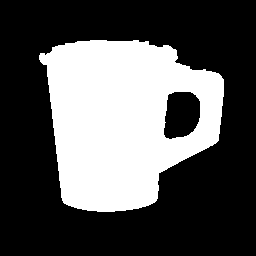
#> input picture 10.0/cup01.pgm, 256 x 256 px
$ python projet.py cup01.pgm   (Python 2 division)
#> lines starting #> are read from the running program, lines starting #| are printed output that depends on the picture; after the words box and inside, x2 and y2 are one past the last pixel; in counts of white or black regions, pixels touching at a corner belong together
### 10.0/fonctions.py
from skimage import io
import matplotlib.pyplot as plt
import numpy as np
import re
import sys
from collections import deque


#calcule la pronfondeur de l'image
def profondeurs(image,x,y):
	prio= np.zeros((x,y),dtype=int)
	priohg=np.zeros((x,y),dtype=int)
	priobg=np.zeros((x,y),dtype=int)
	priohd=np.zeros((x,y),dtype=int)
	priobd=np.zeros((x,y),dtype=int)
	for i in range (1,x):
		for j in range (1,y):
			#bas droite
			if (image[i][j]==1 and (priobd[i-1][j]==0 or priobd[i][j-1]==0)):
				priobd[i][j]=1
			elif (image[i][j]==1 and (priobd[i-1][j]>0 and priobd[i][j-1]>0)):
				priobd[i][j]=min(priobd[i-1][j],priobd[i][j-1])+1
			#haut droite
			if (image[x-i][j]==1 and (priohd[x-i+1][j]==0 or priohd[x-i][j-1]==0)):
				priohd[x-i][j]=1
			elif (image[x-i][j]==1 and (priohd[x-i+1][j]>0 and priohd[x-i][j-1]>0)):
				priohd[x-i][j]=min(priohd[x-i+1][j],priohd[x-i][j-1])+1
			#bas gauche
			if (image[i][y-j]==1 and (priobg[i-1][y-j]==0 or priobg[i][y-j+1]==0)):
				priobg[i][y-j]=1
			elif (image[i][y-j]==1 and (priobg[i-1][y-j]>0 and priobg[i][y-j+1]>0)):
				priobg[i][y-j]=min(priobg[i-1][y-j],priobg[i][y-j+1])+1
			#haut gauche
			if (image[x-i][y-j]==1 and (priohg[x-i+1][y-j]==0 or priohg[x-i][y-j+1]==0)):
				priohg[x-i][y-j]=1
			elif (image[x-i][y-j]==1 and (priohg[x-i+1][y-j]>0 and priohg[x-i][y-j+1]>0)):
				priohg[x-i][y-j]=min(priohg[x-i+1][y-j],priohg[x-i][y-j+1])+1

	for i in range (0,x):
		for j in range (0,y):
			prio[i][j]=min(priohg[i][j],priobg[i][j],priohd[i][j],priobd[i][j])
	return (image,prio)


def convert_nb(image, inversion):
    i=0
    m = np.zeros((len(image),len(image[0])))
    while i<len(image):
        j=0
        while j<len(image[i]):
            k=0
            if (inversion==0):
                try:
                    n=len(image[i,j])
                    if len(image[i,j])==3: #image rgb normal
                        while k<3:
                            if image[i,j,k]==255:
                                if k==2:
                                    m[i,j]=0
                                k=k+1
                            else:
                                m[i,j]=1
                                k=3
                    elif len(image[i,j])==4: # image rgb avec transparence
                        if image[i,j,3]==0:
                            m[i,j]=1
                            k=3
                        else:
                            while k<3:
                                if image[i,j,k]==255:
                                    if k==2:
                                        m[i,j]=1
                                    k=k+1
                                else:
                                    m[i,j]=0
                                    k=3
                except TypeError:
                    if image[i,j]==0:
                        m[i,j]=0
                    else:
                        m[i,j]=1
            else:
                try:
                    n=len(image[i,j])
                    if len(image[i,j])==3: #image rgb normal
                        while k<3:
                            if image[i,j,k]==255:
                                if k==2:
                                    m[i,j]=0
                                k=k+1
                            else:
                                m[i,j]=1
                                k=3
                    elif len(image[i,j])==4: # image rgb avec transparence
                        if image[i,j,3]==0:
                            m[i,j]=0
                            k=3
                        else:
                            while k<3:
                                if image[i,j,k]==255:
                                    if k==2:
                                        m[i,j]=0
                                    k=k+1
                                else:
                                    m[i,j]=1
                                    k=3
                except TypeError:
                    if image[i,j]==0:
                        m[i,j]=1
                    else:
                        m[i,j]=0
            j=j+1
        i=i+1
    return m


def out(image,x,y): #convertit le resultat final dans un fichier.
    i=0
    f=open('squelette.txt','w')
    f.write(str(x) + " " + str(y))
    f.write("\n")
    while i<len(image):
        j=0
        while j<len(image[0]):
		if image[i][j]>0:
           		f.write(str(i) + " " + str(j) + " " + str(int(image[i][j])))
	                f.write("\n")
       		j=j+1
        i=i+1
    f.close()


def simplification8d(i,j,d,pic):  #determine si un point est simple ou terminal.
	N=pic[i-1][j]
	S=pic[i+1][j]
	E=pic[i][j+1]
	O=pic[i][j-1]
	NE=pic[i-1][j+1]
	SE=pic[i+1][j+1]
	SO=pic[i+1][j-1]
	NO=pic[i-1][j-1]
	if (d=='N'):
		p=O + E + S
		t=NO+NE
		b=SO+SE
		if(p==3):
			return 1
 	 	elif (p+t+b<=1):
			return 0
		elif (p==1):
			if (b>1 and t>1):
				return 0
			elif (S==1):
				if(t>0):
					return 0
				else:
					if(b>=1):
						return 1
					else:
						return 0
			elif (O==0 and (NO or SO) or (E==0 and (NE or SE)	)):
				return 0
			else:

				return 1

		elif (p==2):
			if (S==0):
				return 0
			else:
				if ((NO==1 and O==0) or (NE==1 and E==0)):
					return 0
				else:
					return 1
		elif (p==0 and b+t>1):
			return 0

	if (d=='E'):
		p=O + N + S
		t=NE+SE
		b=NO+SO
		if(p==3):
			return 1
		elif (p+t+b<=1):
			return 0
		elif (p==1):
			if (b>1 and t>1):
				return 0
			elif (O==1):
				if(t>0):
					return 0
				else:
					if(b>=1):
						return 1
					else:
						return 0
			elif (N==0 and (NE or NO) or (S==0 and (SE or SO))):
				return 0
			else:
				return 1

		elif (p==2):
			if (O==0):
				return 0
			else:
				if ((NE==1 and N==0) or (SE==1 and S==0)):
					return 0
				else:
					return 1
		elif (p==0 and b+t>1):
			return 0

	if (d=='S'):
		p=N + E + O
		t=SE+SO
		b=NE+NO
		if(p==3):
			return 1
		elif (p+t+b<=1):
			return 0
		elif (p==1):
			if (b>1 and t>1):
				return 0
			elif (N==1):
				if(t>0):
					return 0
				else:
					if(b>=1):
						return 1
					else:
						return 0
			elif (E==0 and (NE or SE) or (O==0 and (NO or SO))):
				return 0
			else:
				return 1

		elif (p==2):
			if (N==0):
				return 0
			else:
				if ((SE==1 and E==0) or (SO==1 and O==0)):
					return 0
				else:
					return 1
		elif (p==0 and b+t>1):
			return 0

	if (d=='O'):
		p=N + S + E
		t=NO+SO
		b=NE+SE
		if(p==3):
			return 1
		elif (p+t+b<=1):
			return 0
		elif 	(p==1):
			if (b>1 and t>1):
				return 0
			elif (E==1):
				if(t>0):
					return 0
				else:
					if(b>=1):
						return 1
					else:
						return 0
			elif (N==0 and (NE or NO) or (S==0 and (SE or SO))):
				return 0
			else:
				return 1

		elif (p==2):
			if (E==0):
				return 0
			else:
				if ((NO==1 and N==0) or (SO==1 and S==0)):
					return 0
				else:
					return 1
		elif (p==0 and b+t>1):
			return 0

# [84 lines left out: functions simplification4d, matrice_min_int, not called in this run]

### 10.0/projet.py
from fonctions import *

from mpl_toolkits.mplot3d import Axes3D


#toutes les fonctions du programme sont dans le fichier fonctions.py
#Utiliser le programme "reconversion.py" pour reconstituer une image si le squelette a deja ete calcule (fichier matrice_squelette.txt)


#par simplification memorielle cette fonction est inclue dans le fichier principal.
def squelettisation(dir):
	if dir=="N":
		for g in range(0,len(frontN)/2):
			p=frontN.popleft()
			q=frontN.popleft()
			if image[p][q]==1:
				if simplification(p,q,"N",image):
					front.extend((p,q))
		for g in range(0,len(front)/2):
			image[front.popleft()][front.popleft()]=0
	if dir=="E":
		for g in range(0,len(frontE)/2):
			p=frontE.popleft()
			q=frontE.popleft()
			if image[p][q]==1:
				if simplification(p,q,"E",image):
					front.extend((p,q))
		for g in range(0,len(front)/2):
			image[front.popleft()][front.popleft()]=0
	if dir=="S":
		for g in range(0,len(frontS)/2):
			p=frontS.popleft()
			q=frontS.popleft()
			if image[p][q]==1:
				if simplification(p,q,"S",image):
					front.extend((p,q))
		for g in range(0,len(front)/2):
			image[front.popleft()][front.popleft()]=0
	if dir=="O":
		for g in range(0,len(frontO)/2):
			p=frontO.popleft()
			q=frontO.popleft()
			if image[p][q]==1:
				if simplification(p,q,"O",image):
					front.extend((p,q))
		for g in range(0,len(front)/2):
			image[front.popleft()][front.popleft()]=0


####Debut Main #####

#recuperation du fichier et message d'aide.

if (len(sys.argv)<2):
	print("Erreur: Veuillez entrez en premier l'addresse du fichier.\n Options:\
	\n'-4d' ou '-8d' pour le degre de simplifiction (8d par defaut).\
	\n'-s','-p' ou  pour afficher le squelette ou la profondeur, ne rien mettre pour avoir le squelette avec la profondeur (et le fichier pour reconvertir)\
	\n ajoutez '-inv' pour inverser la transposition de l'image (par defaut blanc sur fond noir,sinon couleur sur fond blanc/transparent.)\
	\n Enfin, vous pouvez configurer l'ordre de cardinalite en ajoutant les 4 initiales des points cardinaux en un seul mot.\
	\nExemple:'NOES' for Nord-Ouest-Est-Sud.")
	sys.exit()


#transformation de l'image et definitions de valeurs.
inv=0
args=sys.argv
image = io.imread(args[1])
#> image: shape (256, 256); 33.8% white; 1 white region, box (x1, y1, x2, y2) and area: (39, 40, 224, 212) 22134
for i in range (2,len(sys.argv)):
	if (args[i]=="-inv"):
		inv=1
image = convert_nb(image,inv)
#> in convert_nb, `m = np.zeros((len(image),len(image[0])))`: m: shape (256, 256) float64; every value is 0
#> after the loop in convert_nb, `while i<len(image):`: i = 256

#preparation de l'affichage final.
fig,axes = plt.subplots(nrows=1, ncols=2, figsize=(8, 4),sharex=True, sharey=True)
ax = axes.ravel()
ax[0].imshow(image, cmap=plt.cm.gray)
ax[0].axis('off')
ax[0].set_title('original', fontsize=20)


x=(len(image))
#> x = 256
y=(len(image[0]))
#> y = 256
print("Image definie, Dimensions:",x,y)
#| Image definie, Dimensions: 256 256


#securite pour corriger les erreurs sur les bors des images.
for i in range(0,x):
	image[i][0]=0
	image[i][y-1]=0
for i in range(0,y):
	image[0][i]=0
	image[x-1][i]=0


#calcul de la profondeur:
image,prio=profondeurs(image,x,y)
#> after the loop in profondeurs, `for i in range (1,x):`:
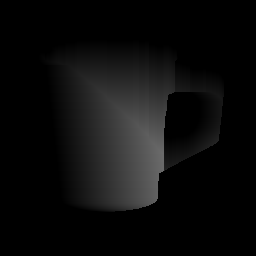
#> priobd: shape (256, 256) int64; min 0, max 108, mean 12.3
#> after the loop in profondeurs, `for i in range (1,x):`:
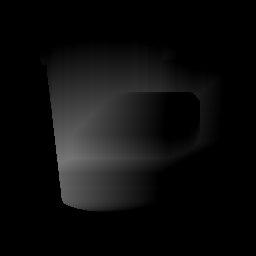
#> priobg: shape (256, 256) int64; min 0, max 119, mean 13
#> after the loop in profondeurs, `for i in range (1,x):`:
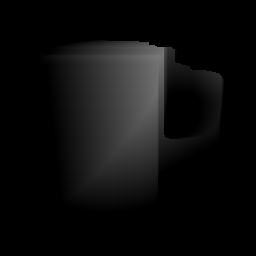
#> priohd: shape (256, 256) int64; min 0, max 120, mean 13.2
#> after the loop in profondeurs, `for i in range (1,x):`:
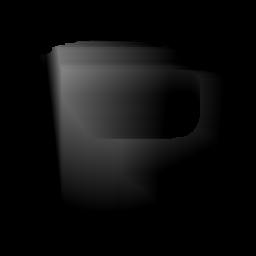
#> priohg: shape (256, 256) int64; min 0, max 131, mean 14
#> after the loop in profondeurs, `for i in range (0,x):`:
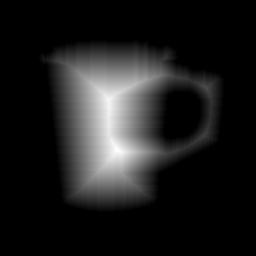
#> prio: shape (256, 256) int64; min 0, max 61, mean 7.2; drawn with min black and max white
priomax=prio.max()
#> priomax = 61
print("profondeur calculee:",priomax)
#| profondeur calculee: 61

for k in range (2,len(sys.argv)):
	if(args[k]=="-p"):
		flag=0
		ax[1].imshow(prio)
		ax[1].axis('off')
		ax[1].set_title('profondeur', fontsize=20)
		surf = ax.plot_surface(prio,cmap=cm.coolwarm,linewidth=0,antialiased=False)
		plt.show()
		sys.exit()


front=deque()
frontN = deque()
frontE = deque()
frontS = deque()
frontO = deque()
front=deque()

megaliste=[]
listecompteur=np.zeros(priomax+1,dtype=int)
#> listecompteur = 62 values from 0 to 0

for i in range(1,x-1):
	for j in range (1,y-1):
		if(prio[i][j]>0):
			listecompteur[prio[i][j]]=listecompteur[prio[i][j]]+1
			pos=0
			for g in range(1,prio[i][j]):
				pos=pos+listecompteur[g]
			megaliste.insert(pos,(i,j))
#> after the loop, listecompteur = 62 values, max 738 at index 1, min 0 at index 0, mean 357; megaliste = 22134 items


megaliste.reverse()
print("Nombre de pixels de la forme: ",len(megaliste),"squelettisation en cours..."	)
#> (printed output is left out)

#determine si la simplification est 4d ou 8d.
simplification=simplification8d
for i in range (2,len(sys.argv)):
	if (args[i]=="-4d"):
		simplification=simplification4d
#> this loop made 0 passes


#squelettisation, par priorite.
#Par ordre N E S O par defaut, determine les forntiere puis les supprime en fin de passe.


direc=["N","E","S","O"]

for i in range (2,len(sys.argv)):
	if (args[i][0]=="N" or args[i][0]=="S" or args[i][0]=="E" or args[i][0]=="O"):
		if len(args[i])==4:
			direc[0]=args[i][0]
			direc[1]=args[i][1]
			direc[2]=args[i][2]
			direc[3]=args[i][3]
			print("Direction de squelettisation:",direc)
#> after the loop, direc = ['N', 'E', 'S', 'O']

for pr in range (1,priomax+1):
	for g in range(0,listecompteur[pr]):
		p=megaliste.pop()
		if image[p[0]-1][p[1]]==0:
				frontN.extend((p[0],p[1]))
		if image[p[0]][p[1]+1]==0:
				frontE.extend((p[0],p[1]))
		if image[p[0]+1][p[1]]==0:
				frontS.extend((p[0],p[1]))
		if image[p[0]][p[1]-1]==0:
				frontO.extend((p[0],p[1]))


	squelettisation(direc[0])
	squelettisation(direc[1])
	squelettisation(direc[2])
	squelettisation(direc[3])
#> this loop made 61 passes


ax[1].imshow(image, cmap=plt.cm.gray)
ax[1].axis('off')
ax[1].set_title('squelette', fontsize=20)

for i in range(0,x):
	for j in range(0,y):
		if image[i][j]:
			image[i][j]=prio[i][j]
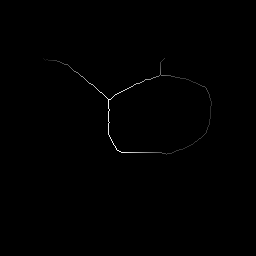
#> image: shape (256, 256) float64; min 0, max 61, mean 0.2; drawn with min black and max white

#sauvegarde le squelette.
out(image,x,y)

for k in range (2,len(sys.argv)):
	if(args[k]=="-ps"):
		ax[1].imshow(image, cmap=plt.cm.gray)

#affichage
plt.show()
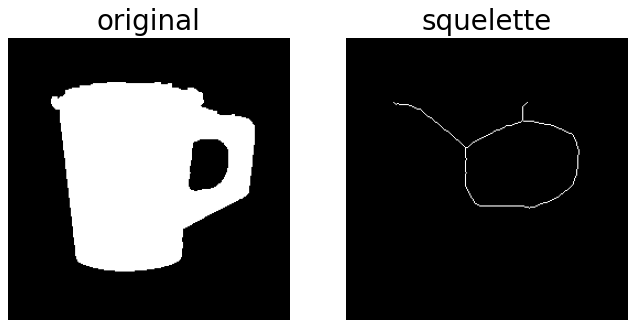
#> figure drawn by matplotlib, 2 panels

$ run again, on 10.0/cup08.pgm
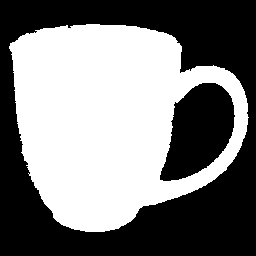
#> input picture 10.0/cup08.pgm, 256 x 256 px
#> after the loop in convert_nb, `while i<len(image):`: i = 256
#| Image definie, Dimensions: 256 256
#> after the loop in profondeurs, `for i in range (0,x):`:
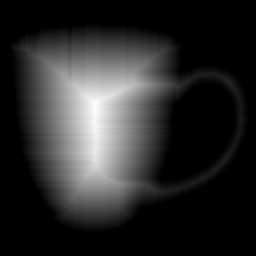
#> prio: shape (256, 256) int64; min 0, max 80, mean 13.6; drawn with min black and max white
#> priomax = 80
#| profondeur calculee: 80
#> after the loop `for i in range(1,x-1):`: listecompteur = 81 values, max 980 at index 1, min 0 at index 0, mean 396.2; megaliste = 32091 items
#> (printed output is left out)
#> after the loop `for i in range (2,len(sys.argv)):`: direc = ['N', 'E', 'S', 'O']
#> the loop `for pr in range (1,priomax+1):` made 80 passes
#> `plt.show()`:
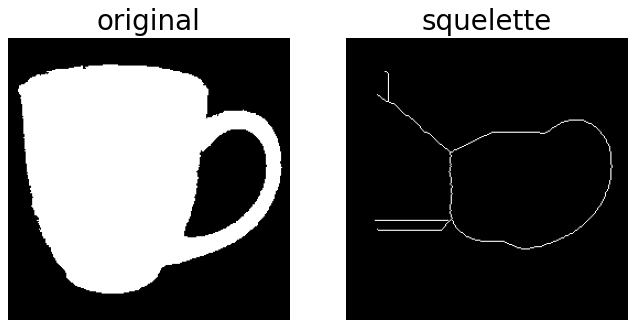
#> figure drawn by matplotlib, 2 panels

$ run again, on 10.0/cup09.pgm
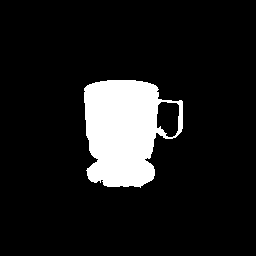
#> input picture 10.0/cup09.pgm, 256 x 256 px
#> after the loop in convert_nb, `while i<len(image):`: i = 256
#| Image definie, Dimensions: 256 256
#> after the loop in profondeurs, `for i in range (0,x):`:
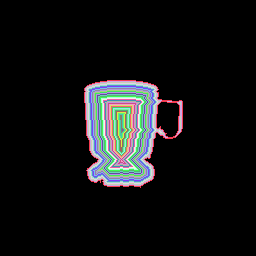
#> prio: shape (256, 256) int64; 38 distinct labels, from 0 to 37; one colour per label, 0 black
#> priomax = 37
#| profondeur calculee: 37
#> after the loop `for i in range(1,x-1):`: listecompteur = 38 values, max 484 at index 1, min 0 at index 0, mean 192.9; megaliste = 7332 pairs, first value 80 to 187, second value 84 to 182
#> (printed output is left out)
#> after the loop `for i in range (2,len(sys.argv)):`: direc = ['N', 'E', 'S', 'O']
#> the loop `for pr in range (1,priomax+1):` made 37 passes
#> `plt.show()`:
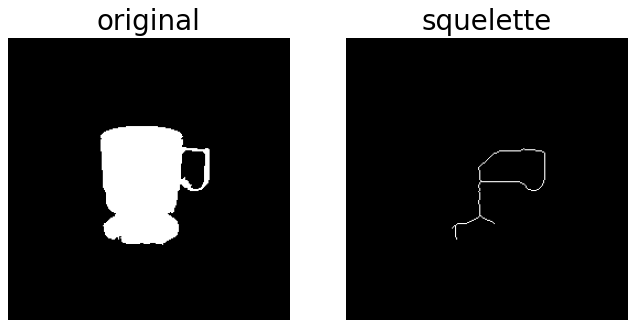
#> figure drawn by matplotlib, 2 panels

$ run again, on 10.0/key03.pgm
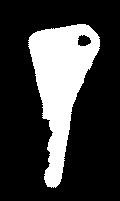
#> input picture 10.0/key03.pgm, 120 x 201 px
#> after the loop in convert_nb, `while i<len(image):`: i = 201
#> y = 120
#| Image definie, Dimensions: 201 120
#> priomax = 31
#| profondeur calculee: 31
#> after the loop `for i in range(1,x-1):`: listecompteur = 32 values, max 423 at index 1, min 0 at index 0, mean 178.9; megaliste = 5726 pairs, first value 24 to 187, second value 28 to 99
#> (printed output is left out)
#> after the loop `for i in range (2,len(sys.argv)):`: direc = ['N', 'E', 'S', 'O']
#> the loop `for pr in range (1,priomax+1):` made 31 passes
#> `plt.show()`:
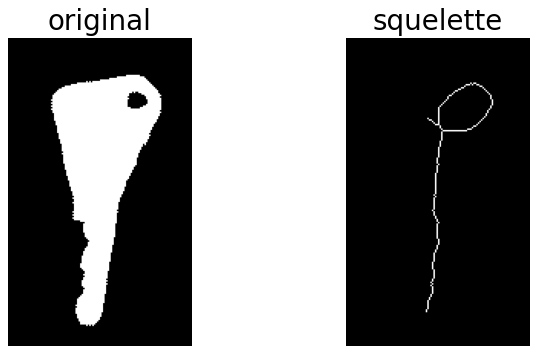
#> figure drawn by matplotlib, 2 panels
